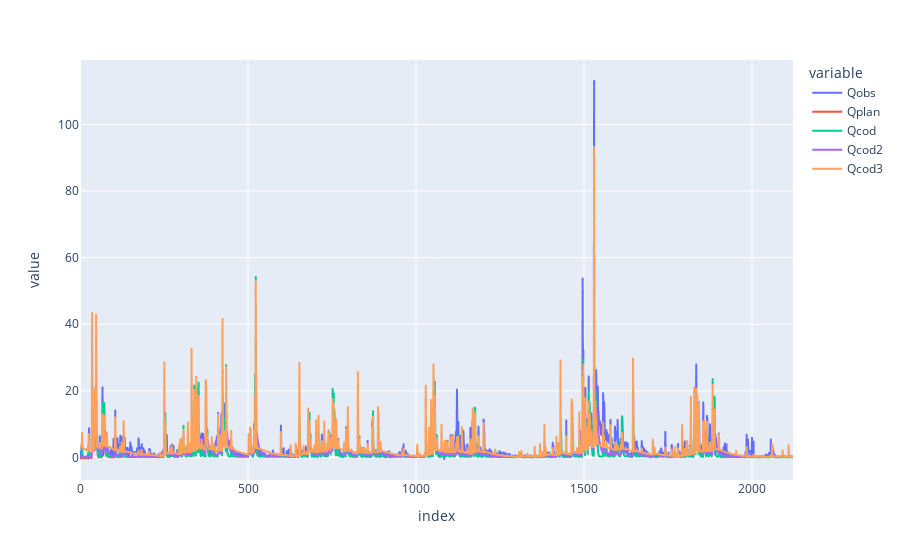

Notebook cell for this chart:
### Code cell
df['Qcod3'] = modelo.Q
df.filter(items=['Qobs', 'Qplan', 'Qcod', 'Qcod2', 'Qcod3']).plot()

### Figure 1 — Plotly figure (JSON) as saved in the notebook; plotly's stock layout.template omitted (floating-point values rounded to 4 significant figures; data arrays with more than 128 entries replaced by an {"elided": "..."} marker saying what was removed)
{"data": [{"hovertemplate": "variable=Qobs<br>index=%{x}<br>value=%{y}<extra></extra>", "legendgroup": "Qobs", "line": {"color": "#636efa", "dash": "solid"}, "marker": {"symbol": "circle"}, "mode": "lines", "name": "Qobs", "showlegend": true, "type": "scattergl", "x": {"elided": "2123 int values"}, "xaxis": "x", "y": {"elided": "2123 float values"}, "yaxis": "y"}, {"hovertemplate": "variable=Qplan<br>index=%{x}<br>value=%{y}<extra></extra>", "legendgroup": "Qplan", "line": {"color": "#EF553B", "dash": "solid"}, "marker": {"symbol": "circle"}, "mode": "lines", "name": "Qplan", "showlegend": true, "type": "scattergl", "x": {"elided": "2123 int values"}, "xaxis": "x", "y": {"elided": "2123 float values"}, "yaxis": "y"}, {"hovertemplate": "variable=Qcod<br>index=%{x}<br>value=%{y}<extra></extra>", "legendgroup": "Qcod", "line": {"color": "#00cc96", "dash": "solid"}, "marker": {"symbol": "circle"}, "mode": "lines", "name": "Qcod", "showlegend": true, "type": "scattergl", "x": {"elided": "2123 int values"}, "xaxis": "x", "y": {"elided": "2123 float values"}, "yaxis": "y"}, {"hovertemplate": "variable=Qcod2<br>index=%{x}<br>value=%{y}<extra></extra>", "legendgroup": "Qcod2", "line": {"color": "#ab63fa", "dash": "solid"}, "marker": {"symbol": "circle"}, "mode": "lines", "name": "Qcod2", "showlegend": true, "type": "scattergl", "x": {"elided": "2123 int values"}, "xaxis": "x", "y": {"elided": "2123 float values"}, "yaxis": "y"}, {"hovertemplate": "variable=Qcod3<br>index=%{x}<br>value=%{y}<extra></extra>", "legendgroup": "Qcod3", "line": {"color": "#FFA15A", "dash": "solid"}, "marker": {"symbol": "circle"}, "mode": "lines", "name": "Qcod3", "showlegend": true, "type": "scattergl", "x": {"elided": "2123 int values"}, "xaxis": "x", "y": {"elided": "2123 float values"}, "yaxis": "y"}], "layout": {"legend": {"title": {"text": "variable"}, "tracegroupgap": 0}, "margin": {"t": 60}, "xaxis": {"anchor": "y", "domain": [0, 1], "title": {"text": "index"}}, "yaxis": {"anchor": "x", "domain": [0, 1], "title": {"text": "value"}}}}
